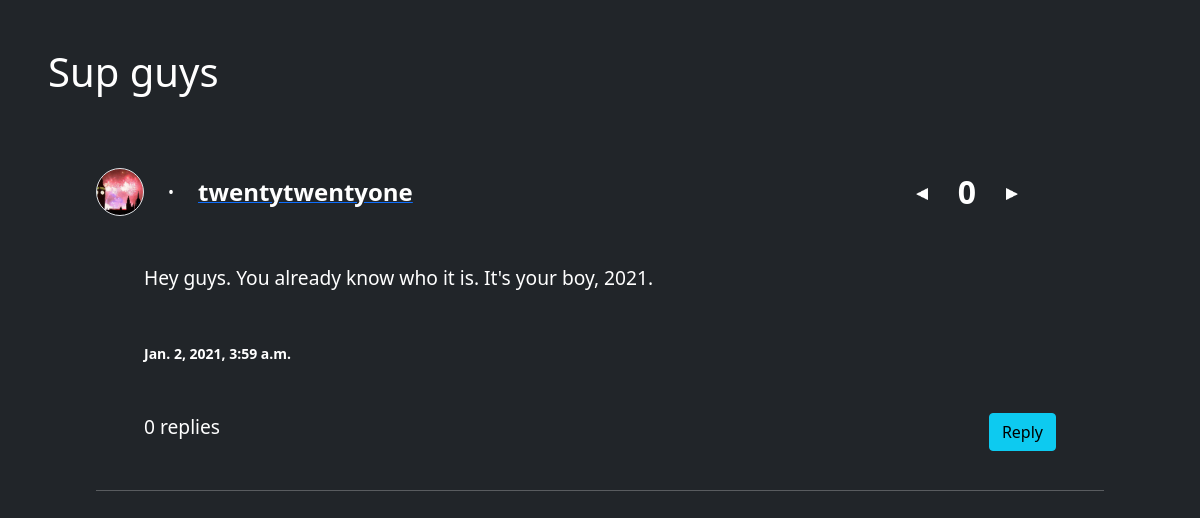
The app's page /posts/16 (signed in) with its own data.
### forum/models.py (models this page shows, shortened)
class ForumPost (models.Model):
    profile = models.ForeignKey(Profile, on_delete=models.SET_NULL, null=True)
    title = models.CharField(max_length=200)
    description = models.CharField(max_length=3000, validators=[MinLengthValidator(20)])
    date_posted = models.DateTimeField(auto_now_add=True)
    upvotes = models.IntegerField(default=0, null=True, blank=True)
    @property
    def num_replies (self):
        return Reply.objects.filter(to=self).count()
    @property
    def standing (self):
        votes = Vote.objects.filter(post=self)
        return votes.filter(is_positive=True).count() - votes.filter(is_positive=False).count()

class Profile (models.Model):
    forum_user = models.OneToOneField(ForumUser, on_delete=models.CASCADE)
    picture = models.ImageField(default='defpfp.jpg', upload_to='profiles/', null=True, blank=True)
    date_joined = models.DateTimeField(auto_now_add=True)
    description = models.CharField(max_length=500, null=True, blank=True)
    @property
    def picture_url (self):
        try:
            return self.picture.url
        except:
            return ''

class ForumUser (models.Model):
    user = models.OneToOneField(User, on_delete=models.CASCADE)
    first_name = models.CharField(max_length=30)
    surname = models.CharField(max_length=30)
    email = models.EmailField(max_length=100)
    phone = models.CharField(max_length=10, validators=[MinLengthValidator(10)])
    dob = models.DateField()
    location = models.CharField(max_length=100, null=True, blank=True)

### forum/views.py (the view)
# urls.py: path('posts/<int:post_id>', post_details_view, name='post-details'),
def post_details_view (request, post_id):
    if post_id in [post.id for post in ForumPost.objects.all()]:
        post = ForumPost.objects.get(id=post_id)
        replies = Reply.objects.filter(to=post)
        if request.method == 'POST':
            reply_form = ReplyFrom(request.POST)
            if request.is_ajax():
                _id = request.POST.get('id')
                reply = Reply.objects.get(id=_id)
                try:
                    content = request.POST.get('reply-content')
                    reply.content = content
                    reply.save()
                except:
                    reply.delete()
                return render(request, 'forum/post_details.html', {
                    'post': post,
                    'is_logged_in' : request.user.is_authenticated,
                    'is_authorized': request.user == post.profile.forum_user.user if post.profile else False,
                    'reply_form': reply_form,
                    'replies': replies,
                    'req_user': request.user
                })
            if reply_form.is_valid():
                reply = reply_form.save(commit=False)
                reply.to = post
                forum_user = ForumUser.objects.get(user=request.user)
                profile = Profile.objects.get(forum_user=forum_user)
                reply.replier = profile
                reply.save()
                post.save()
            return redirect('post-details', post_id=post.id)
        else:
            reply_form = ReplyFrom()
    else:
        raise Http404
    return render(request, 'forum/post_details.html', {
        'post': post,
        'is_logged_in' : request.user.is_authenticated,
        'is_authorized': request.user == post.profile.forum_user.user if post.profile else False,
        'reply_form': reply_form,
        'replies': replies,
        'req_user': request.user
    })

### forum/templates/forum/post_details.html (shortened to what this page needs)
{% extends 'forum/base.html' %}
{% load static %}
{% block content %}
    <h1 class="mb-5">{{ post.title }}</h1>
    <div class="p-4 px-5">
        <div class="d-flex mb-5" style="align-items: center; padding-right: 5rem;">
            <div style="background-image: url('{{ post.profile.picture_url }}');"
            class="rounded-circle border post-profile-pic-container"></div>
            <span class="mx-4">&bullet;</span>
            {% if post.profile %}
                <a href="{% url 'profile' post.profile.forum_user.id %}">
                    <strong style="font-size: 1.5rem;">{{ post.profile.forum_user.user.username }}</strong>
                </a>
            {% else %}
                <strong>Deleted User</strong>
            {% endif %}
            <div style="margin-left: auto; display: flex; align-items: center;">
                {% if is_logged_in %}
                    <button style="background-color: transparent; border: none;" id="downvote" class="upvote-triangle">
                        <img src="{% static 'images/triangle.png' %}"  >
                    </button>
                {% endif %}
                <strong style="font-size: 2rem;" class="mx-4" id="standing">{{ post.standing }}</strong>
                {% if is_logged_in %}
                    <button style="background-color: transparent; border: none;" id="upvote" class="upvote-triangle">
                        <img src="{% static 'images/triangle.png' %}">
                    </button>
                {% endif %}
            </div>
        </div>
        <p style="font-size: larger;" class="px-5 muted mb-5">{{ post.description }}</p>
        <p><strong class="px-5 small">{{ post.date_posted }}</strong></p>
        <div class="mx-5 my-5">
            <div style="float: right;">
                {% if is_authorized %}
                    <a class="btn btn-primary" href="{% url 'post-update' post.id %}">Edit</a>
                    <a class="btn btn-danger" href="{% url 'post-delete' post.id %}">Delete</a>
                {% elif is_logged_in %}
                    <button class="btn btn-info" id="reply">Reply</button>
                {% endif %}
            </div>
            <p style="font-size:larger;" >{{ post.num_replies }} replies</p>
        </div>
        <hr class="my-5">
    </div>
{% endblock content %}

### static/css/base.css (style rules this page uses)
* { color: white; }

### forum/templates/forum/post_details.html (style rules this page uses)
.post-profile-pic-container { width: 3rem; height: 3rem; background-size: cover; background-position: center; background-repeat: no-repeat; }
.upvote-triangle img { width: 0.75rem; }
.upvote-triangle:first-of-type { transform: scaleX(-1); }

### records on screen
ForumPost: title "Sup guys", profile.picture_url (picture), profile.forum_user.user.username "twentytwentyone", standing "0", description "Hey guys. You already know who it is. It's your boy, 2021.", date_posted "Jan. 2, 2021, 3:59 a.m.", num_replies "0"
